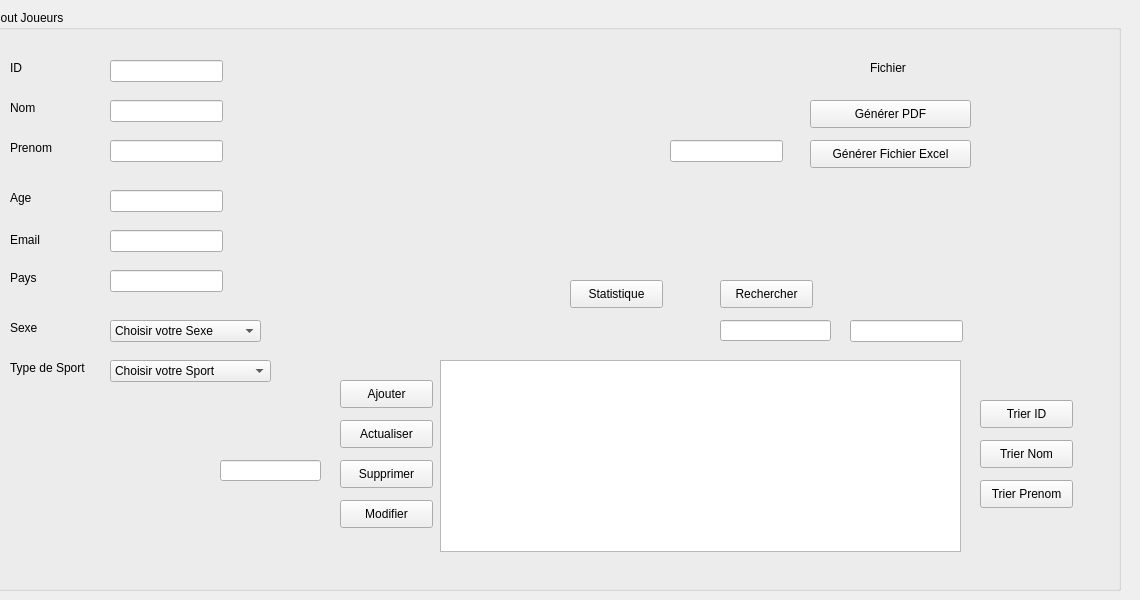
    <widget class="QWidget" name="page_4">
     <widget class="QGroupBox" name="groupBox">
      <property name="geometry">
       <rect>
        <x>-10</x>
        <y>10</y>
        <width>1131</width>
        <height>581</height>
       </rect>
      </property>
      <property name="title">
       <string>Ajout Joueurs</string>
      </property>
      <widget class="QLineEdit" name="le_nom_2">
       <property name="geometry">
        <rect>
         <x>120</x>
         <y>90</y>
         <width>113</width>
         <height>22</height>
        </rect>
       </property>
      </widget>
      <widget class="QLineEdit" name="le_age_2">
       <property name="geometry">
        <rect>
         <x>120</x>
         <y>180</y>
         <width>113</width>
         <height>22</height>
        </rect>
       </property>
      </widget>
      <widget class="QLineEdit" name="le_email_2">
       <property name="geometry">
        <rect>
         <x>120</x>
         <y>220</y>
         <width>113</width>
         <height>22</height>
        </rect>
       </property>
      </widget>
      <widget class="QLineEdit" name="le_id_2">
       <property name="geometry">
        <rect>
         <x>120</x>
         <y>50</y>
         <width>113</width>
         <height>22</height>
        </rect>
       </property>
      </widget>
      <widget class="QLabel" name="label_2">
       <property name="geometry">
        <rect>
         <x>20</x>
         <y>90</y>
         <width>56</width>
         <height>16</height>
        </rect>
       </property>
       <property name="text">
        <string>Nom</string>
       </property>
      </widget>
      <widget class="QLabel" name="label_15">
       <property name="geometry">
        <rect>
         <x>20</x>
         <y>220</y>
         <width>51</width>
         <height>20</height>
        </rect>
       </property>
       <property name="styleSheet">
        <string notr="true">FFFFFF</string>
       </property>
       <property name="text">
        <string>Email</string>
       </property>
      </widget>
      <widget class="QLabel" name="label_16">
       <property name="geometry">
        <rect>
         <x>20</x>
         <y>180</y>
         <width>56</width>
         <height>16</height>
        </rect>
       </property>
       <property name="text">
        <string>Age</string>
       </property>
      </widget>
      <widget class="QLineEdit" name="le_prenom_2">
       <property name="geometry">
        <rect>
         <x>120</x>
         <y>130</y>
         <width>113</width>
         <height>22</height>
        </rect>
       </property>
      </widget>
      <widget class="QLabel" name="label_3">
       <property name="geometry">
        <rect>
         <x>20</x>
         <y>50</y>
         <width>56</width>
         <height>16</height>
        </rect>
       </property>
       <property name="text">
        <string>ID</string>
       </property>
      </widget>
      <widget class="QLabel" name="label_4">
       <property name="geometry">
        <rect>
         <x>20</x>
         <y>130</y>
         <width>56</width>
         <height>16</height>
        </rect>
       </property>
       <property name="text">
        <string>Prenom</string>
       </property>
      </widget>
      <widget class="QPushButton" name="pushButton_2">
       <property name="geometry">
        <rect>
         <x>350</x>
         <y>370</y>
         <width>93</width>
         <height>28</height>
        </rect>
       </property>
       <property name="text">
        <string>Ajouter</string>
       </property>
      </widget>
      <widget class="QLabel" name="label_17">
       <property name="geometry">
        <rect>
         <x>20</x>
         <y>310</y>
         <width>56</width>
         <height>16</height>
        </rect>
       </property>
       <property name="text">
        <string>Sexe</string>
       </property>
      </widget>
      <widget class="QLabel" name="label_18">
       <property name="geometry">
        <rect>
         <x>880</x>
         <y>50</y>
         <width>56</width>
         <height>16</height>
        </rect>
       </property>
       <property name="text">
        <string>Fichier</string>
       </property>
      </widget>
      <widget class="QComboBox" name="comboBox_3">
       <property name="geometry">
        <rect>
         <x>120</x>
         <y>310</y>
         <width>151</width>
         <height>22</height>
        </rect>
       </property>
       <item>
        <property name="text">
         <string>Choisir votre Sexe</string>
        </property>
       </item>
       <item>
        <property name="text">
         <string>Homme</string>
        </property>
       </item>
       <item>
        <property name="text">
         <string>Femme</string>
        </property>
       </item>
      </widget>
      <widget class="QPushButton" name="pushButton_6">
       <property name="geometry">
        <rect>
         <x>350</x>
         <y>410</y>
         <width>93</width>
         <height>28</height>
        </rect>
       </property>
       <property name="text">
        <string>Actualiser</string>
       </property>
      </widget>
      <widget class="QPushButton" name="supp_id">
       <property name="geometry">
        <rect>
         <x>350</x>
         <y>450</y>
         <width>93</width>
         <height>28</height>
        </rect>
       </property>
       <property name="text">
        <string>Supprimer</string>
       </property>
      </widget>
      <widget class="QPushButton" name="rech">
       <property name="geometry">
        <rect>
         <x>730</x>
         <y>270</y>
         <width>93</width>
         <height>28</height>
        </rect>
       </property>
       <property name="text">
        <string>Rechercher</string>
       </property>
      </widget>
      <widget class="QPushButton" name="pushButton_12">
       <property name="geometry">
        <rect>
         <x>990</x>
         <y>390</y>
         <width>93</width>
         <height>28</height>
        </rect>
       </property>
       <property name="text">
        <string>Trier ID</string>
       </property>
      </widget>
      <widget class="QLabel" name="label_19">
       <property name="geometry">
        <rect>
         <x>20</x>
         <y>350</y>
         <width>91</width>
         <height>16</height>
        </rect>
       </property>
       <property name="text">
        <string>Type de Sport</string>
       </property>
      </widget>
      <widget class="QComboBox" name="comboBox_2">
       <property name="geometry">
        <rect>
         <x>120</x>
         <y>350</y>
         <width>161</width>
         <height>22</height>
        </rect>
       </property>
       <item>
        <property name="text">
         <string>Choisir votre Sport</string>
        </property>
       </item>
       <item>
        <property name="text">
         <string>Athletisme</string>
        </property>
       </item>
       <item>
        <property name="text">
         <string>Boxe</string>
        </property>
       </item>
       <item>
        <property name="text">
         <string>Gymnastique</string>
        </property>
       </item>
       <item>
        <property name="text">
         <string>Natation</string>
        </property>
       </item>
       <item>
        <property name="text">
         <string>Escrime</string>
        </property>
       </item>
       <item>
        <property name="text">
         <string>Cyclisme</string>
        </property>
       </item>
       <item>
        <property name="text">
         <string>Esclavade Sportive</string>
        </property>
       </item>
       <item>
        <property name="text">
         <string>Voile</string>
        </property>
       </item>
       <item>
        <property name="text">
         <string>Tir</string>
        </property>
       </item>
       <item>
        <property name="text">
         <string>Tennis</string>
        </property>
       </item>
       <item>
        <property name="text">
         <string>Trampoline</string>
        </property>
       </item>
       <item>
        <property name="text">
         <string>Plongons</string>
        </property>
       </item>
      </widget>
      <widget class="QPushButton" name="pushButton_11">
       <property name="geometry">
        <rect>
         <x>580</x>
         <y>270</y>
         <width>93</width>
         <height>28</height>
        </rect>
       </property>
       <property name="text">
        <string>Statistique</string>
       </property>
      </widget>
      <widget class="QLabel" name="label_20">
       <property name="geometry">
        <rect>
         <x>20</x>
         <y>260</y>
         <width>56</width>
         <height>16</height>
        </rect>
       </property>
       <property name="text">
        <string>Pays</string>
       </property>
      </widget>
      <widget class="QPushButton" name="pushButton_10">
       <property name="geometry">
        <rect>
         <x>350</x>
         <y>490</y>
         <width>93</width>
         <height>28</height>
        </rect>
       </property>
       <property name="text">
        <string>Modifier</string>
       </property>
      </widget>
      <widget class="QTableView" name="tableView_3">
       <property name="geometry">
        <rect>
         <x>450</x>
         <y>350</y>
         <width>521</width>
         <height>192</height>
        </rect>
       </property>
      </widget>
      <widget class="QLineEdit" name="supp">
       <property name="geometry">
        <rect>
         <x>230</x>
         <y>450</y>
         <width>101</width>
         <height>21</height>
        </rect>
       </property>
      </widget>
      <widget class="QLineEdit" name="rech_3">
       <property name="geometry">
        <rect>
         <x>730</x>
         <y>310</y>
         <width>111</width>
         <height>21</height>
        </rect>
       </property>
      </widget>
      <widget class="QLineEdit" name="le_pays_2">
       <property name="geometry">
        <rect>
         <x>120</x>
         <y>260</y>
         <width>113</width>
         <height>22</height>
        </rect>
       </property>
      </widget>
      <widget class="QPushButton" name="pushButton_13">
       <property name="geometry">
        <rect>
         <x>990</x>
         <y>430</y>
         <width>93</width>
         <height>28</height>
        </rect>
       </property>
       <property name="text">
        <string>Trier Nom</string>
       </property>
      </widget>
      <widget class="QPushButton" name="pushButton_14">
       <property name="geometry">
        <rect>
         <x>990</x>
         <y>470</y>
         <width>93</width>
         <height>28</height>
        </rect>
       </property>
       <property name="text">
        <string>Trier Prenom</string>
       </property>
      </widget>
      <widget class="QPushButton" name="pushButton_15">
       <property name="geometry">
        <rect>
         <x>820</x>
         <y>90</y>
         <width>161</width>
         <height>28</height>
        </rect>
       </property>
       <property name="text">
        <string>Générer PDF</string>
       </property>
      </widget>
      <widget class="QPushButton" name="pushButton_16">
       <property name="geometry">
        <rect>
         <x>820</x>
         <y>130</y>
         <width>161</width>
         <height>28</height>
        </rect>
       </property>
       <property name="text">
        <string>Générer Fichier Excel</string>
       </property>
      </widget>
      <widget class="QLineEdit" name="fichier">
       <property name="geometry">
        <rect>
         <x>680</x>
         <y>130</y>
         <width>113</width>
         <height>22</height>
        </rect>
       </property>
      </widget>
      <widget class="QLineEdit" name="lineEdit">
       <property name="geometry">
        <rect>
         <x>860</x>
         <y>310</y>
         <width>113</width>
         <height>22</height>
        </rect>
       </property>
      </widget>
      <zorder>le_nom_2</zorder>
      <zorder>le_age_2</zorder>
      <zorder>le_email_2</zorder>
      <zorder>le_id_2</zorder>
      <zorder>label_16</zorder>
      <zorder>le_prenom_2</zorder>
      <zorder>pushButton_2</zorder>
      <zorder>label_17</zorder>
      <zorder>label_18</zorder>
      <zorder>label_19</zorder>
      <zorder>label_20</zorder>
      <zorder>tableView_3</zorder>
      <zorder>rech_3</zorder>
      <zorder>pushButton_15</zorder>
      <zorder>pushButton_16</zorder>
      <zorder>label_2</zorder>
      <zorder>label_3</zorder>
      <zorder>label_15</zorder>
      <zorder>comboBox_3</zorder>
      <zorder>pushButton_6</zorder>
      <zorder>supp_id</zorder>
      <zorder>rech</zorder>
      <zorder>pushButton_12</zorder>
      <zorder>comboBox_2</zorder>
      <zorder>pushButton_11</zorder>
      <zorder>label_4</zorder>
      <zorder>pushButton_10</zorder>
      <zorder>supp</zorder>
      <zorder>le_pays_2</zorder>
      <zorder>pushButton_13</zorder>
      <zorder>pushButton_14</zorder>
      <zorder>fichier</zorder>
      <zorder>lineEdit</zorder>
     </widget>
    </widget>
